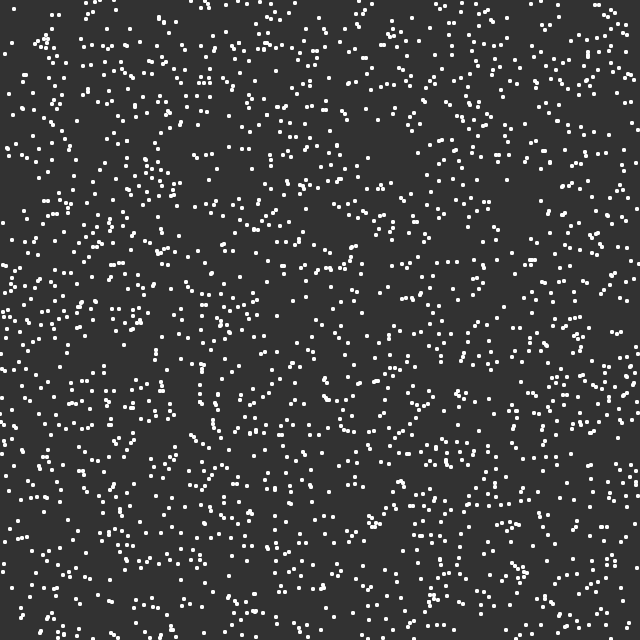
Frame 1 (no input)
Frame 60 (no input): identical to frame 1, image omitted
Frame 120 (the mouse pressed at the canvas centre since frame 60): identical to frame 1, image omitted

The p5.js sketch that drew this single still picture (run headless with seeded random() and noise() and a simulated clock; from frame 60 on, the mouse is pressed at the canvas centre):

// p5.js sketch
// ── sketch.js
let base;
let dotRadius = 2;
let nDots = 2000;

let rotateAngleSlider;
let xTranslateSlider;
let yTranslateSlider;

function setup(){
	createCanvas(640, 640);
	angleMode(DEGREES);

	base = createBase(nDots);

	setSliders();

	fill(255);
	noStroke();
}

function draw(){
	background(50);
	
	push();
		translate(width/2, height/2);
		drawBase(base);
		
		push();
			translate(xTranslateSlider.value(), yTranslateSlider.value());
			rotate(rotateAngleSlider.value());
			drawBase(base);
		pop();
	pop();
}

function setSliders(){
	createP("");

	createSpan("Rotation: ");
	rotateAngleSlider = createSlider(0, 8, 0, 0.01);
	createP("");
	
	createSpan("X: ");
	xTranslateSlider = createSlider(-width/20, width/20, 0, 0.01);
	createP("");
	
	createSpan("Y: ");
	yTranslateSlider = createSlider(-height/20, height/20, 0, 0.01);
	createP("");
}

function createBase(n){
	let base = [];

	for(let i = 0; i < n; i++){
		base.push({
			x : Math.floor(Math.random() * width - width/2),
			y : Math.floor(Math.random() * height - height/2)
		});
	}

	return base;
}

function drawBase(base){
	fill(255);
	base.forEach(e => ellipse(e.x, e.y, dotRadius*2));
}
